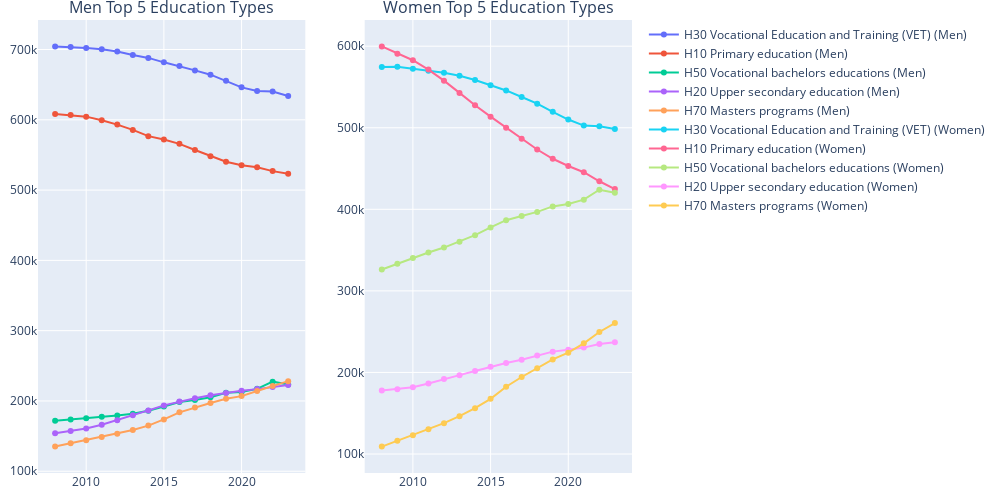

Notebook source saved alongside this figure:
### Markdown cell above
## The Most Popular Education Types for Each Gender

After comparing how education types have grown differently for men and women, we now take a closer look at **which specific programs dominate** for each gender — and how participation in them has changed over time.

The plots below highlight the **Top 5 education types** for men and women respectively, showing yearly trends from 2008 to 2023.

### Code cell
import pandas as pd
import plotly.graph_objects as go
from plotly.subplots import make_subplots

# Load Men and Women data
men_df = pd.read_excel("Men.xlsx")
women_df = pd.read_excel("Women.xlsx")
men_df["Sex"] = "Men"
women_df["Sex"] = "Women"

# Combine datasets
combined_df = pd.concat([men_df, women_df], ignore_index=True)

# Melt to long format
year_cols = [col for col in combined_df.columns if col.isdigit()]
long_df = combined_df.melt(
    id_vars=["Region", "Sex", "Education"],
    value_vars=year_cols,
    var_name="Year",
    value_name="Count"
)
long_df["Year"] = long_df["Year"].astype(int)

# Aggregate total by Education, Year, and Sex
education_totals = long_df.groupby(["Education", "Year", "Sex"])["Count"].sum().reset_index()

# Total count across all years per education type per sex
total_by_edu_sex = education_totals.groupby(["Education", "Sex"])["Count"].sum().reset_index()

# Get Top 5 education types by sex
top5_men_edu = total_by_edu_sex[total_by_edu_sex["Sex"] == "Men"].nlargest(5, "Count")["Education"]
top5_women_edu = total_by_edu_sex[total_by_edu_sex["Sex"] == "Women"].nlargest(5, "Count")["Education"]

# Filter data
men_data = education_totals[(education_totals["Sex"] == "Men") & (education_totals["Education"].isin(top5_men_edu))]
women_data = education_totals[(education_totals["Sex"] == "Women") & (education_totals["Education"].isin(top5_women_edu))]

# Create subplot
fig = make_subplots(
    rows=1, cols=2,
    subplot_titles=[
        "Men Top 5 Education Types",
        "Women Top 5 Education Types"
    ]
)

# Plot for Men
for edu in top5_men_edu:
    data = men_data[men_data["Education"] == edu]
    fig.add_trace(go.Scatter(
        x=data["Year"],
        y=data["Count"],
        mode="lines+markers",
        name=f"{edu} (Men)"
    ), row=1, col=1)

# Plot for Women
for edu in top5_women_edu:
    data = women_data[women_data["Education"] == edu]
    fig.add_trace(go.Scatter(
        x=data["Year"],
        y=data["Count"],
        mode="lines+markers",
        name=f"{edu} (Women)"
    ), row=1, col=2)

# Layout adjustments
fig.update_layout(
    height=500,
    width=1000,
    margin=dict(l=10, r=10, t=20, b=20)
)

fig.write_html("top5_education_types_men_women.html")

fig.show()

### Figure 1 — Plotly figure (JSON) as saved in the notebook; plotly's stock layout.template omitted (floating-point values rounded to 4 significant figures)
{"data": [{"mode": "lines+markers", "name": "H30 Vocational Education and Training (VET) (Men)", "type": "scatter", "x": [2008, 2009, 2010, 2011, 2012, 2013, 2014, 2015, 2016, 2017, 2018, 2019, 2020, 2021, 2022, 2023], "xaxis": "x", "y": [704427, 703465, 702115, 700303, 697170, 692211, 688071, 681748, 676488, 670292, 664172, 655711, 646138, 640913, 640221, 633963], "yaxis": "y"}, {"mode": "lines+markers", "name": "H10 Primary education (Men)", "type": "scatter", "x": [2008, 2009, 2010, 2011, 2012, 2013, 2014, 2015, 2016, 2017, 2018, 2019, 2020, 2021, 2022, 2023], "xaxis": "x", "y": [608315, 606715, 604514, 599337, 593166, 585624, 576733, 572070, 565810, 557018, 548167, 540346, 535459, 532456, 526982, 523197], "yaxis": "y"}, {"mode": "lines+markers", "name": "H50 Vocational bachelors educations (Men)", "type": "scatter", "x": [2008, 2009, 2010, 2011, 2012, 2013, 2014, 2015, 2016, 2017, 2018, 2019, 2020, 2021, 2022, 2023], "xaxis": "x", "y": [171823, 173613, 175456, 177429, 179207, 181924, 186104, 192063, 198395, 201446, 205320, 211681, 212726, 217185, 227454, 223263], "yaxis": "y"}, {"mode": "lines+markers", "name": "H20 Upper secondary education (Men)", "type": "scatter", "x": [2008, 2009, 2010, 2011, 2012, 2013, 2014, 2015, 2016, 2017, 2018, 2019, 2020, 2021, 2022, 2023], "xaxis": "x", "y": [154101, 157124, 160793, 166171, 172599, 179488, 186541, 193684, 199170, 203809, 208116, 211394, 214604, 216842, 219936, 222719], "yaxis": "y"}, {"mode": "lines+markers", "name": "H70 Masters programs (Men)", "type": "scatter", "x": [2008, 2009, 2010, 2011, 2012, 2013, 2014, 2015, 2016, 2017, 2018, 2019, 2020, 2021, 2022, 2023], "xaxis": "x", "y": [135059, 139769, 144260, 148827, 153426, 158669, 164923, 173755, 183788, 190672, 197118, 203105, 206872, 214146, 221243, 228194], "yaxis": "y"}, {"mode": "lines+markers", "name": "H30 Vocational Education and Training (VET) (Women)", "type": "scatter", "x": [2008, 2009, 2010, 2011, 2012, 2013, 2014, 2015, 2016, 2017, 2018, 2019, 2020, 2021, 2022, 2023], "xaxis": "x2", "y": [574571, 574767, 572387, 569839, 567373, 563685, 558572, 552198, 545738, 537747, 529554, 519508, 510066, 502687, 501824, 498533], "yaxis": "y2"}, {"mode": "lines+markers", "name": "H10 Primary education (Women)", "type": "scatter", "x": [2008, 2009, 2010, 2011, 2012, 2013, 2014, 2015, 2016, 2017, 2018, 2019, 2020, 2021, 2022, 2023], "xaxis": "x2", "y": [599748, 590794, 582804, 571306, 557776, 542753, 527534, 513636, 500071, 486465, 473297, 461978, 453069, 445460, 434393, 424820], "yaxis": "y2"}, {"mode": "lines+markers", "name": "H50 Vocational bachelors educations (Women)", "type": "scatter", "x": [2008, 2009, 2010, 2011, 2012, 2013, 2014, 2015, 2016, 2017, 2018, 2019, 2020, 2021, 2022, 2023], "xaxis": "x2", "y": [326220, 333354, 340423, 347083, 353110, 360231, 368282, 377742, 386702, 391749, 396841, 403586, 406628, 411850, 424046, 420195], "yaxis": "y2"}, {"mode": "lines+markers", "name": "H20 Upper secondary education (Women)", "type": "scatter", "x": [2008, 2009, 2010, 2011, 2012, 2013, 2014, 2015, 2016, 2017, 2018, 2019, 2020, 2021, 2022, 2023], "xaxis": "x2", "y": [177714, 179454, 181941, 186353, 191893, 196669, 201658, 206873, 211595, 215472, 220728, 225513, 227917, 230431, 234815, 236920], "yaxis": "y2"}, {"mode": "lines+markers", "name": "H70 Masters programs (Women)", "type": "scatter", "x": [2008, 2009, 2010, 2011, 2012, 2013, 2014, 2015, 2016, 2017, 2018, 2019, 2020, 2021, 2022, 2023], "xaxis": "x2", "y": [109065, 116270, 123082, 130197, 137789, 146347, 156197, 167657, 182485, 194417, 205184, 215989, 224240, 235694, 249610, 260517], "yaxis": "y2"}], "layout": {"annotations": [{"font": {"size": 16}, "showarrow": false, "text": "Men Top 5 Education Types", "x": 0.225, "xanchor": "center", "xref": "paper", "y": 1, "yanchor": "bottom", "yref": "paper"}, {"font": {"size": 16}, "showarrow": false, "text": "Women Top 5 Education Types", "x": 0.775, "xanchor": "center", "xref": "paper", "y": 1, "yanchor": "bottom", "yref": "paper"}], "height": 500, "margin": {"b": 20, "l": 10, "r": 10, "t": 20}, "width": 1000, "xaxis": {"anchor": "y", "domain": [0, 0.45]}, "xaxis2": {"anchor": "y2", "domain": [0.55, 1]}, "yaxis": {"anchor": "x", "domain": [0, 1]}, "yaxis2": {"anchor": "x2", "domain": [0, 1]}}}
